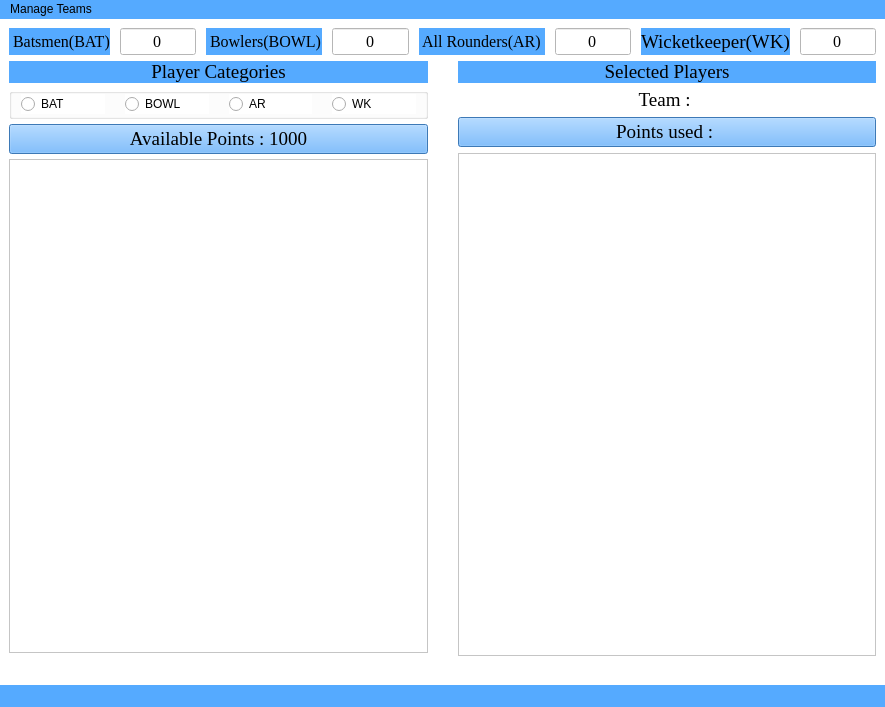
<?xml version="1.0" encoding="UTF-8"?>
<ui version="4.0">
 <class>MainWindow</class>
 <widget class="QMainWindow" name="MainWindow">
  <property name="geometry">
   <rect>
    <x>0</x>
    <y>0</y>
    <width>885</width>
    <height>707</height>
   </rect>
  </property>
  <property name="sizePolicy">
   <sizepolicy hsizetype="Preferred" vsizetype="Preferred">
    <horstretch>0</horstretch>
    <verstretch>0</verstretch>
   </sizepolicy>
  </property>
  <property name="contextMenuPolicy">
   <enum>Qt::CustomContextMenu</enum>
  </property>
  <property name="windowTitle">
   <string>Fantasy Cricket Game</string>
  </property>
  <property name="autoFillBackground">
   <bool>false</bool>
  </property>
  <property name="styleSheet">
   <string notr="true">background-color: rgb(85, 170, 255);</string>
  </property>
  <widget class="QWidget" name="centralwidget">
   <property name="styleSheet">
    <string notr="true">background-color: rgb(255, 255, 255);
font: 75 12pt &quot;Comic Sans MS&quot;;
</string>
   </property>
   <layout class="QVBoxLayout" name="verticalLayout">
    <item>
     <layout class="QHBoxLayout" name="players_stats">
      <property name="spacing">
       <number>10</number>
      </property>
      <property name="sizeConstraint">
       <enum>QLayout::SetNoConstraint</enum>
      </property>
      <item>
       <layout class="QHBoxLayout" name="players">
        <item>
         <widget class="QLabel" name="bat_lbl">
          <property name="enabled">
           <bool>false</bool>
          </property>
          <property name="sizePolicy">
           <sizepolicy hsizetype="Preferred" vsizetype="Preferred">
            <horstretch>0</horstretch>
            <verstretch>0</verstretch>
           </sizepolicy>
          </property>
          <property name="font">
           <font>
            <family>Times New Roman</family>
            <pointsize>12</pointsize>
            <weight>9</weight>
            <italic>false</italic>
            <bold>false</bold>
           </font>
          </property>
          <property name="styleSheet">
           <string notr="true">color: rgb(0, 0, 0);
font: 75 12pt &quot;Times New Roman&quot;;
background-color: rgb(85, 170, 255);</string>
          </property>
          <property name="text">
           <string> Batsmen(BAT)</string>
          </property>
         </widget>
        </item>
        <item>
         <widget class="QLineEdit" name="batsman_cnt">
          <property name="enabled">
           <bool>false</bool>
          </property>
          <property name="sizePolicy">
           <sizepolicy hsizetype="Ignored" vsizetype="Fixed">
            <horstretch>0</horstretch>
            <verstretch>0</verstretch>
           </sizepolicy>
          </property>
          <property name="font">
           <font>
            <family>Times New Roman</family>
            <pointsize>12</pointsize>
            <weight>9</weight>
            <italic>false</italic>
            <bold>false</bold>
           </font>
          </property>
          <property name="styleSheet">
           <string notr="true">color: rgb(0, 0, 0);
font: 75 12pt &quot;Times New Roman&quot;;</string>
          </property>
          <property name="text">
           <string>0</string>
          </property>
          <property name="alignment">
           <set>Qt::AlignCenter</set>
          </property>
         </widget>
        </item>
        <item>
         <widget class="QLabel" name="bowl_lbl">
          <property name="enabled">
           <bool>false</bool>
          </property>
          <property name="sizePolicy">
           <sizepolicy hsizetype="Preferred" vsizetype="Preferred">
            <horstretch>0</horstretch>
            <verstretch>0</verstretch>
           </sizepolicy>
          </property>
          <property name="font">
           <font>
            <family>Times New Roman</family>
            <pointsize>12</pointsize>
            <weight>9</weight>
            <italic>false</italic>
            <bold>false</bold>
           </font>
          </property>
          <property name="styleSheet">
           <string notr="true">color: rgb(0, 0, 0);
font: 75 12pt &quot;Times New Roman&quot;;
background-color: rgb(85, 170, 255);</string>
          </property>
          <property name="text">
           <string> Bowlers(BOWL)</string>
          </property>
         </widget>
        </item>
        <item>
         <widget class="QLineEdit" name="bowler_cnt">
          <property name="enabled">
           <bool>false</bool>
          </property>
          <property name="sizePolicy">
           <sizepolicy hsizetype="Ignored" vsizetype="Fixed">
            <horstretch>0</horstretch>
            <verstretch>0</verstretch>
           </sizepolicy>
          </property>
          <property name="font">
           <font>
            <family>Times New Roman</family>
            <pointsize>12</pointsize>
            <weight>9</weight>
            <italic>false</italic>
            <bold>false</bold>
           </font>
          </property>
          <property name="styleSheet">
           <string notr="true">color: rgb(0, 0, 0);
font: 75 12pt &quot;Times New Roman&quot;;</string>
          </property>
          <property name="text">
           <string>0</string>
          </property>
          <property name="alignment">
           <set>Qt::AlignCenter</set>
          </property>
         </widget>
        </item>
        <item>
         <widget class="QLabel" name="all_lbl">
          <property name="enabled">
           <bool>false</bool>
          </property>
          <property name="sizePolicy">
           <sizepolicy hsizetype="Preferred" vsizetype="Preferred">
            <horstretch>0</horstretch>
            <verstretch>0</verstretch>
           </sizepolicy>
          </property>
          <property name="font">
           <font>
            <family>Times New Roman</family>
            <pointsize>12</pointsize>
            <weight>9</weight>
            <italic>false</italic>
            <bold>false</bold>
           </font>
          </property>
          <property name="styleSheet">
           <string notr="true">color: rgb(0, 0, 0);
font: 75 12pt &quot;Times New Roman&quot;;
background-color: rgb(85, 170, 255);</string>
          </property>
          <property name="text">
           <string> All Rounders(AR) </string>
          </property>
         </widget>
        </item>
        <item>
         <widget class="QLineEdit" name="all_cnt">
          <property name="enabled">
           <bool>false</bool>
          </property>
          <property name="sizePolicy">
           <sizepolicy hsizetype="Ignored" vsizetype="Fixed">
            <horstretch>0</horstretch>
            <verstretch>0</verstretch>
           </sizepolicy>
          </property>
          <property name="font">
           <font>
            <family>Times New Roman</family>
            <pointsize>12</pointsize>
            <weight>9</weight>
            <italic>false</italic>
            <bold>false</bold>
           </font>
          </property>
          <property name="styleSheet">
           <string notr="true">color: rgb(0, 0, 0);
font: 75 12pt &quot;Times New Roman&quot;;</string>
          </property>
          <property name="text">
           <string>0</string>
          </property>
          <property name="alignment">
           <set>Qt::AlignCenter</set>
          </property>
         </widget>
        </item>
        <item>
         <widget class="QLabel" name="wk_lbl">
          <property name="enabled">
           <bool>false</bool>
          </property>
          <property name="sizePolicy">
           <sizepolicy hsizetype="Preferred" vsizetype="Preferred">
            <horstretch>0</horstretch>
            <verstretch>0</verstretch>
           </sizepolicy>
          </property>
          <property name="font">
           <font>
            <family>Times New Roman</family>
            <pointsize>14</pointsize>
            <weight>9</weight>
            <italic>false</italic>
            <bold>false</bold>
           </font>
          </property>
          <property name="styleSheet">
           <string notr="true">color: rgb(0, 0, 0);
font: 75 14pt &quot;Times New Roman&quot;;
background-color: rgb(85, 170, 255);</string>
          </property>
          <property name="text">
           <string>Wicketkeeper(WK)</string>
          </property>
         </widget>
        </item>
        <item>
         <widget class="QLineEdit" name="wk_cnt">
          <property name="enabled">
           <bool>false</bool>
          </property>
          <property name="sizePolicy">
           <sizepolicy hsizetype="Ignored" vsizetype="Fixed">
            <horstretch>0</horstretch>
            <verstretch>0</verstretch>
           </sizepolicy>
          </property>
          <property name="font">
           <font>
            <family>Times New Roman</family>
            <pointsize>12</pointsize>
            <weight>9</weight>
            <italic>false</italic>
            <bold>false</bold>
           </font>
          </property>
          <property name="styleSheet">
           <string notr="true">color: rgb(0, 0, 0);
font: 75 12pt &quot;Times New Roman&quot;;</string>
          </property>
          <property name="text">
           <string>0</string>
          </property>
          <property name="alignment">
           <set>Qt::AlignCenter</set>
          </property>
         </widget>
        </item>
       </layout>
      </item>
     </layout>
    </item>
    <item>
     <layout class="QHBoxLayout" name="main">
      <property name="spacing">
       <number>30</number>
      </property>
      <property name="sizeConstraint">
       <enum>QLayout::SetNoConstraint</enum>
      </property>
      <item>
       <layout class="QVBoxLayout" name="avail_player">
        <property name="spacing">
         <number>5</number>
        </property>
        <item>
         <widget class="QLabel" name="type_lbl">
          <property name="font">
           <font>
            <family>Times New Roman</family>
            <pointsize>14</pointsize>
            <weight>9</weight>
            <italic>false</italic>
            <bold>false</bold>
           </font>
          </property>
          <property name="layoutDirection">
           <enum>Qt::LeftToRight</enum>
          </property>
          <property name="styleSheet">
           <string notr="true">background-color: rgb(85, 170, 255);
font: 75 14pt &quot;Times New Roman&quot;;

</string>
          </property>
          <property name="lineWidth">
           <number>1</number>
          </property>
          <property name="text">
           <string>Player Categories</string>
          </property>
          <property name="alignment">
           <set>Qt::AlignCenter</set>
          </property>
          <property name="margin">
           <number>2</number>
          </property>
         </widget>
        </item>
        <item>
         <widget class="QGroupBox" name="groupBox">
          <property name="styleSheet">
           <string notr="true">background-color: rgb(255, 255, 255);</string>
          </property>
          <property name="title">
           <string/>
          </property>
          <property name="flat">
           <bool>false</bool>
          </property>
          <property name="checkable">
           <bool>false</bool>
          </property>
          <layout class="QHBoxLayout" name="horizontalLayout_4">
           <property name="spacing">
            <number>20</number>
           </property>
           <property name="sizeConstraint">
            <enum>QLayout::SetNoConstraint</enum>
           </property>
           <property name="topMargin">
            <number>0</number>
           </property>
           <property name="bottomMargin">
            <number>1</number>
           </property>
           <item>
            <widget class="QRadioButton" name="bat_btn">
             <property name="styleSheet">
              <string>background-color: rgb(255, 255, 255);
font: 75 14pt &quot;Times New Roman&quot;;</string>
             </property>
             <property name="text">
              <string>BAT</string>
             </property>
            </widget>
           </item>
           <item>
            <widget class="QRadioButton" name="bowl_btn">
             <property name="styleSheet">
              <string>background-color: rgb(255, 255, 255);
font: 75 14pt &quot;Times New Roman&quot;;</string>
             </property>
             <property name="text">
              <string>BOWL</string>
             </property>
            </widget>
           </item>
           <item>
            <widget class="QRadioButton" name="all_btn">
             <property name="styleSheet">
              <string>background-color: rgb(255, 255, 255);
font: 75 14pt &quot;Times New Roman&quot;;</string>
             </property>
             <property name="text">
              <string>AR</string>
             </property>
            </widget>
           </item>
           <item>
            <widget class="QRadioButton" name="wk_btn">
             <property name="styleSheet">
              <string>background-color: rgb(255, 255, 255);
font: 75 14pt &quot;Times New Roman&quot;;</string>
             </property>
             <property name="text">
              <string>WK</string>
             </property>
            </widget>
           </item>
          </layout>
         </widget>
        </item>
        <item>
         <widget class="QPushButton" name="avail_points">
          <property name="font">
           <font>
            <family>Times New Roman</family>
            <pointsize>14</pointsize>
            <weight>9</weight>
            <italic>false</italic>
            <bold>false</bold>
           </font>
          </property>
          <property name="styleSheet">
           <string notr="true">background-color: rgb(85, 170, 255);
font: 75 14pt &quot;Times New Roman&quot;;

</string>
          </property>
          <property name="text">
           <string>Available Points : 1000</string>
          </property>
         </widget>
        </item>
        <item>
         <widget class="QListWidget" name="players_list">
          <property name="styleSheet">
           <string notr="true">font: 75 12pt &quot;Times New Roman&quot;;</string>
          </property>
         </widget>
        </item>
        <item>
         <widget class="QLabel" name="avail_total">
          <property name="font">
           <font>
            <family>Times New Roman</family>
            <pointsize>12</pointsize>
            <weight>9</weight>
            <italic>false</italic>
            <bold>false</bold>
           </font>
          </property>
          <property name="styleSheet">
           <string notr="true">font: 75 12pt &quot;Times New Roman&quot;;</string>
          </property>
          <property name="text">
           <string/>
          </property>
          <property name="alignment">
           <set>Qt::AlignCenter</set>
          </property>
         </widget>
        </item>
       </layout>
      </item>
      <item>
       <layout class="QVBoxLayout" name="selected_player">
        <property name="spacing">
         <number>6</number>
        </property>
        <property name="sizeConstraint">
         <enum>QLayout::SetNoConstraint</enum>
        </property>
        <item>
         <widget class="QLabel" name="selected_lbl">
          <property name="font">
           <font>
            <family>Times New Roman</family>
            <pointsize>14</pointsize>
            <weight>9</weight>
            <italic>false</italic>
            <bold>false</bold>
           </font>
          </property>
          <property name="styleSheet">
           <string notr="true">background-color: rgb(85, 170, 255);
font: 75 14pt &quot;Times New Roman&quot;;

</string>
          </property>
          <property name="text">
           <string>Selected Players</string>
          </property>
          <property name="alignment">
           <set>Qt::AlignCenter</set>
          </property>
          <property name="margin">
           <number>2</number>
          </property>
         </widget>
        </item>
        <item>
         <widget class="QLabel" name="team_lbl">
          <property name="enabled">
           <bool>true</bool>
          </property>
          <property name="font">
           <font>
            <family>Times New Roman</family>
            <pointsize>14</pointsize>
            <weight>9</weight>
            <italic>false</italic>
            <bold>false</bold>
           </font>
          </property>
          <property name="styleSheet">
           <string notr="true">background-color: rgb(255, 255, 255);
font: 75 14pt &quot;Times New Roman&quot;;</string>
          </property>
          <property name="text">
           <string>Team : </string>
          </property>
          <property name="alignment">
           <set>Qt::AlignCenter</set>
          </property>
          <property name="margin">
           <number>2</number>
          </property>
         </widget>
        </item>
        <item>
         <widget class="QPushButton" name="used_points">
          <property name="font">
           <font>
            <family>Times New Roman</family>
            <pointsize>14</pointsize>
            <weight>9</weight>
            <italic>false</italic>
            <bold>false</bold>
           </font>
          </property>
          <property name="styleSheet">
           <string notr="true">background-color: rgb(85, 170, 255);
font: 75 14pt &quot;Times New Roman&quot;;

</string>
          </property>
          <property name="text">
           <string>Points used : </string>
          </property>
         </widget>
        </item>
        <item>
         <widget class="QListWidget" name="selected_list">
          <property name="styleSheet">
           <string notr="true">font: 75 12pt &quot;Times New Roman&quot;;</string>
          </property>
         </widget>
        </item>
        <item>
         <widget class="QLabel" name="used_total">
          <property name="styleSheet">
           <string notr="true">font: 75 12pt &quot;Times New Roman&quot;;</string>
          </property>
          <property name="text">
           <string/>
          </property>
          <property name="pixmap">
           <pixmap>../Training Internshala/New folder/dream1.png</pixmap>
          </property>
         </widget>
        </item>
       </layout>
      </item>
     </layout>
    </item>
   </layout>
  </widget>
  <widget class="QMenuBar" name="menubar">
   <property name="geometry">
    <rect>
     <x>0</x>
     <y>0</y>
     <width>885</width>
     <height>26</height>
    </rect>
   </property>
   <widget class="QMenu" name="menuFile">
    <property name="title">
     <string>Manage Teams</string>
    </property>
    <addaction name="team_new"/>
    <addaction name="separator"/>
    <addaction name="team_open"/>
    <addaction name="separator"/>
    <addaction name="team_save"/>
    <addaction name="separator"/>
    <addaction name="team_quit"/>
    <addaction name="separator"/>
   </widget>
   <addaction name="menuFile"/>
  </widget>
  <widget class="QStatusBar" name="statusbar"/>
  <action name="team_new">
   <property name="text">
    <string>NEW Team</string>
   </property>
  </action>
  <action name="team_open">
   <property name="text">
    <string>OPEN Team</string>
   </property>
  </action>
  <action name="team_save">
   <property name="text">
    <string>SAVE Team</string>
   </property>
  </action>
  <action name="team_quit">
   <property name="text">
    <string>Quit</string>
   </property>
  </action>
 </widget>
 <resources/>
 <connections/>
</ui>
